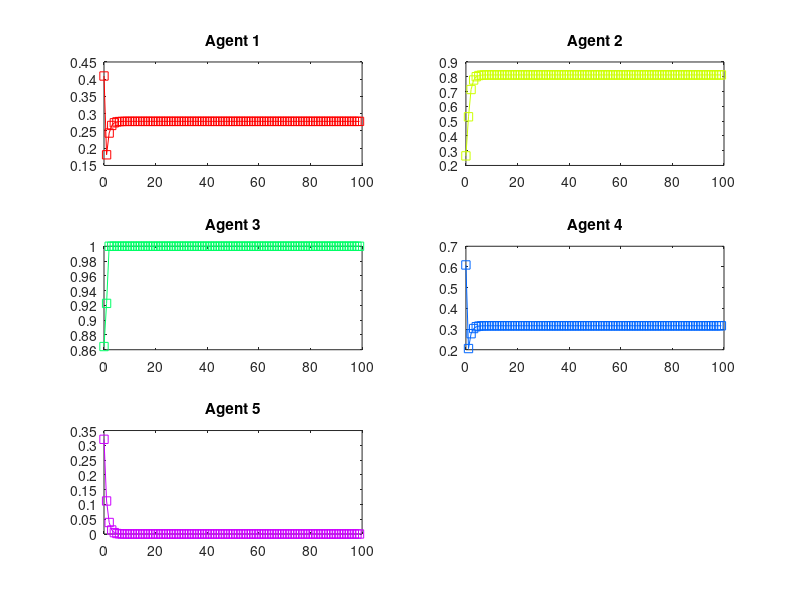

Recreate this plot in MATLAB.

% INITIALIZATION

% global start time 
start_time = 1;

% global end time 
steps = 100;   

% step size
delta_t = 0.1; 

% update
update = 0.5;

% number of agents
number_agents = 5;

% Make a random field
state = zeros(number_agents,steps); 

% calculating chance by given an percentage for zero
chanceZero = 0.4;

% Initial Values
for agents = 1:number_agents
    state(agents,1) = rand(1);
end


% make aggimpact

aggimpact = double(number_agents);

% CREATE VARIABLE CONTAINING CONNECTION WEIGHTS FOR THE CONNECTIONS BETWEEN
% AGENTS

% calculating chance by given a percentagemore than zero
chanceRest = (1-chanceZero)/9; 

%make a vector with random numbers given by number of agents
r=rand(number_agents); 

% make probability vector
prob=[chanceZero,chanceRest,chanceRest,chanceRest,chanceRest,chanceRest,chanceRest,chanceRest,chanceRest,chanceRest,chanceRest];
prob = cumsum(prob);
% values corresponding to the probabilities
value=[0,.1,.2,.3,.4,.5,.6,.7,.8,.9,1];   

% calculate weights
weights = arrayfun(@(z)(value(find(z<=prob,1,'first'))), r);
  

%CALCULATING STATES OF AGENTS

% initializing time
time = start_time + delta_t;

% finding the scalefactor without subtracting own value for an given agent
sumColumn = (sum(weights,1));

% find the overall sum of the given row without subtracting own value for an given agent
sumRow = (sum(weights,2)); 


for agents = 1:number_agents
    % calculate the aggimpact (Sum from Row - own value)/ SumColumn - own value
   aggimpact(agents) = (sumRow(agents) - weights(agents,agents))/(sumColumn(agents)-weights(agents,agents));
end   

% calculating new states of agent
%initializing step
stateNumber = 2;
intermediate_state = zeros(number_agents);
intermediate_state(agents) = state(agents,1);
while start_time < steps 
    step = 1; 
    while step <= 10 
        start_time = start_time + delta_t;
        for agents = 1:number_agents
        % update rule state(t+delta_t) = state(t)(update(aggimpact(choosen agent)delta_t
        
        % applying the update rule
            intermediate_state(agents) = intermediate_state(agents)+(update*aggimpact(agents)-intermediate_state(agents))*delta_t;  
        end
        % higher step
        step = step + 1;
       
    end
    
    for agents = 1:number_agents
        % When the state of a agent is bigger than 1,make the state 1.
        if intermediate_state(agents) > 1
            intermediate_state(agents) = 1;
        end
            
         state(agents,stateNumber) = intermediate_state(agents);

    end
    
    stateNumber = stateNumber + 1;
end

% MAKE A PLOT

% make a output Variable
output = zeros(number_agents,steps);

% make for every agent another color for the plot
cmap = hsv(number_agents);

% Setting Stepsize for every point on plot
x = 0:1:steps-1;

% printing a plot with the states


% convert given states to an output
for i=1:number_agents
    for t = 1:steps
    eval(sprintf('output_a%d(%d) = state(%d,%d)', i,t,i,t));
    end
end

% finally print plot
hold on;
for output= 1:number_agents
    subplot(3,2,output);
    eval(sprintf('plot(x,output_a%d,''-s'',''Color'',cmap(output,:))',output)); 
    eval(sprintf('title(''Agent %d'')',output));
end
hold off;

